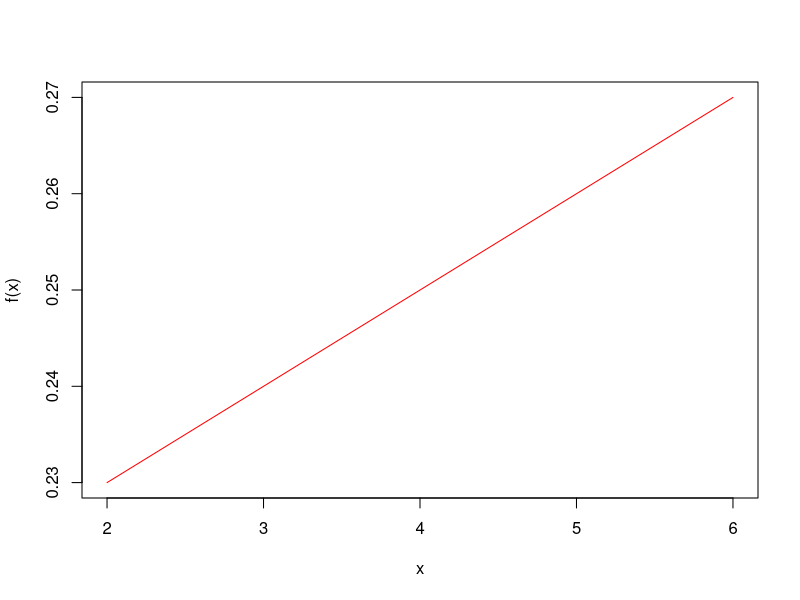
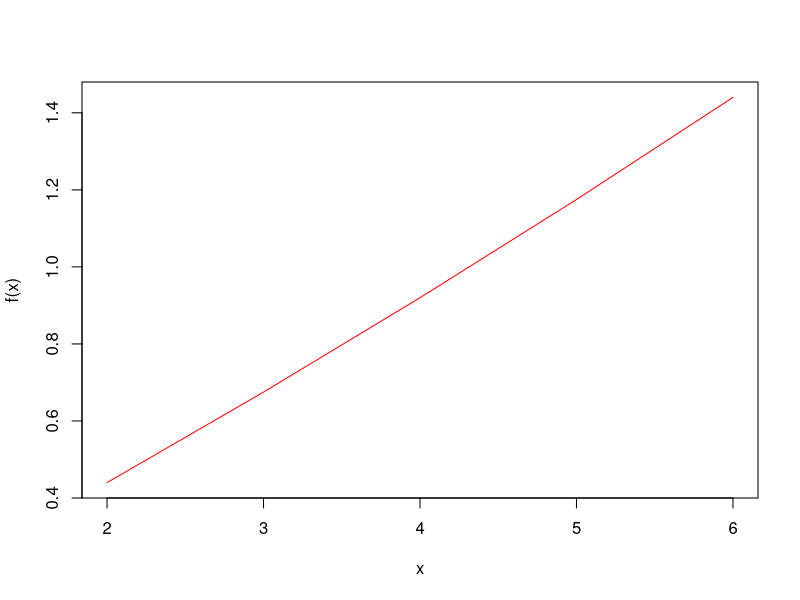

Generate these figures, in order, with R:
## ---- chunk 1
ex <- 25 * 0.35
var <- 25 * 0.35 * 0.65
ex
var
## ---- chunk 2
prob_satisfy <- 0
for (x in 10:15){
  # print(dbinom(x, 25, 0.35))
  prob_satisfy <- prob_satisfy + dbinom(x, 25, 0.35)
}
prob_satisfy
pbinom(15, 25, 0.35) - pbinom(9, 25, 0.35) #another way to get the probability that X >= 10 and X <=15 is P(X <= 15) - P(X <= 9)
## ---- chunk 3
ex <- 25 * 0.35 #expected number of people who would want new copies about of 25 students
(30 * ex) + 1750
## ---- chunk 4
# Probability that exactly 5 small aircraft arrive during a 1 hour period?
# Enter code for 3a part i below
dpois(5, 7)

# Probability that at most 5 small aircraft arrive during a 2 hour period?
# Enter code for 3a part ii below
ppois(5, 14) #if want during a 2 hour period, double lambda

# Probability that at least 7 small aircraft arrive during a 1 hour period?
# Enter code for 3a part iii below
1 - ppois(6, 7) #1 - at most 6 aircrafts per hour

# Probability that at least 25 small aircraft arrive during a 3 hour period?
# Enter code for 3a part iv below
1 - ppois(24, 21) #1 - at most 24 aircrafts per 3 hours
## ---- chunk 5
expected_value <- 7 * 1.5
expected_value
std <- sqrt(expected_value) #the value for expected value and variance are the same for poisson distribution, and standard deviation is the square root of variance
std
## ---- chunk 6
# Enter code answer question 4a
dgeom(0, 2/10) #2/10 is the probability of landing on a blue slot to win
## ---- chunk 7
# Enter code answer question 4b
dgeom(3, 2/10) #exactly 3 failures before 1st success
## ---- chunk 8
# Enter code answer question 4c
pgeom(3, 2/10) #at most 3 spins before first success
## ---- chunk 9
# Enter code answer question 4d
q <- 8/10
p <- 2/10
ex <- q / p
variance <- q / (p^2)
ex
variance
## ---- chunk 10
x <- 2:6
plot(x, (0.01*x)+0.21, xlab = "x", ylab = "f(x)", type = "l", col="red")
## ---- chunk 11
lessthan3 <- (((0.005 * 3^2)) + (0.21 * 3)) - (((0.005*2^2))  + (0.21*2))
lessthan3
## ---- chunk 12
x6 <- ((0.01 * 6**3) / 3) +  ((0.21 * 6**2) / 2)
x2 <- ((0.01 * 2**3) / 3) +  ((0.21 * 2**2) / 2)
ex <- x6 - x2
ex
## ---- chunk 13
for (x in 2:6) {
  print((0.005 * x**2) + 0.21*x)
}
## ---- chunk 14
x <- 2:6
plot(x, (0.005*x**2)+(0.21*x), xlab = "x", ylab = "f(x)", type = "l", col="red")
## ---- chunk 15
denominatorf <- 2 * 0.005
numerator2f <- sqrt(0.21**2-(4*0.005*(-0.5)))
numerator1f <- -0.21
x1f <- (numerator1f - numerator2f) / denominatorf
x2f <- (numerator1f + numerator2f) / denominatorf
x1f
x2f
## ---- chunk 16
denominatorg <- 2 * 0.005
numerator2g <- sqrt(0.21**2-(4*0.005*(-0.75)))
numerator1g <- -0.21
x1g <- (numerator1g - numerator2g) / denominatorg
x2g <- (numerator1g + numerator2g) / denominatorg
x1g
x2g
## ---- chunk 17
x6a <- (0.0025 * 6**4) + (0.07 * 6**3)
x2a <- (0.0025 * 2**4) + (0.07 * 2**3)
ex2 <- x6a - x2a
ex2
## ---- chunk 18
x6 <- ((0.01 * 6**3) / 3) +  ((0.21 * 6**2) / 2)
x2 <- ((0.01 * 2**3) / 3) +  ((0.21 * 2**2) / 2)
ex <- x6 - x2
ex
## ---- chunk 19
x6a <- (0.0025 * 6**4) + (0.07 * 6**3)
x2a <- (0.0025 * 2**4) + (0.07 * 2**3)
ex2 <- x6a - x2a
ex2
## ---- chunk 20
var7b <- ex2 - (ex**2)
var7b
## ---- chunk 21
3/16
## ---- chunk 22
lessthan1_5 <-(1.5**2)/4
greaterthan1_5 <- 1 - lessthan1_5
greaterthan1_5
## ---- chunk 23
0.5 * 4
sqrt(2)
## ---- chunk 24
(2**3)/6
